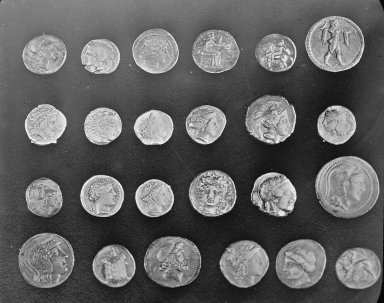
#> input picture skimage.data.coins(), 384 x 303 px
$ python semana10_texturas.py
#> lines starting #> are read from the running program, lines starting #| are printed output that depends on the picture; after the words box and inside, x2 and y2 are one past the last pixel; in counts of white or black regions, pixels touching at a corner belong together
"""
Módulo de Reconocimiento de Imágenes: Histogramas, Regiones y Texturas LBP - Semana 10
Autor: Daniel Eduardo Daza Cuello (ETITC - Ingeniería de Sistemas)
"""

from pathlib import Path
import matplotlib
# Configurar backend no interactivo para evitar errores de GUI en Windows
matplotlib.use('Agg')
import matplotlib.pyplot as plt
import numpy as np
from skimage import color, data, filters, img_as_float, io, measure
from skimage.feature import local_binary_pattern

# Configuración de directorios de trabajo
ROOT = Path(__file__).resolve().parent.parent
DATA_DIR = ROOT / "data"
ARTIFACTS_DIR = ROOT / "artifacts"
ARTIFACTS_DIR.mkdir(parents=True, exist_ok=True)

def procesar_imagen_proyecto(ruta_img1, ruta_img2):
    print("=== 1. SELECCIÓN Y CARGA DE IMÁGENES DEL PROYECTO ===")

    # Carga de la Imagen 1
    if ruta_img1.exists():
        raw1 = io.imread(ruta_img1)
        img1 = color.rgb2gray(raw1) if raw1.ndim == 3 else img_as_float(raw1)
        print(f"[INFO] Imagen 1 cargada: {ruta_img1.name} | Dimensiones: {img1.shape}")
    else:
        img1 = data.coins()
#> img1 is the input picture: shape (303, 384); min 1, max 252, mean 96.9
        print("[INFO] Usando imagen de respaldo 1 (coins).")

    # Carga de la Imagen 2
    if ruta_img2.exists():
        raw2 = io.imread(ruta_img2)
        img2 = color.rgb2gray(raw2) if raw2.ndim == 3 else img_as_float(raw2)
        print(f"[INFO] Imagen 2 cargada: {ruta_img2.name} | Dimensiones: {img2.shape}")
    else:
        img2 = data.brick()
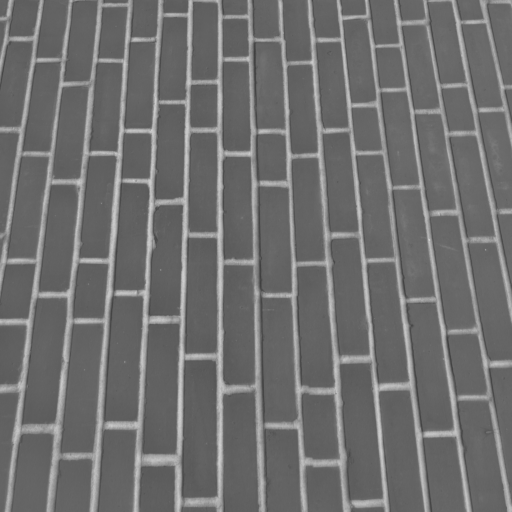
#> input picture skimage.data.brick(), 512 x 512 px
#> img2 is the input picture: shape (512, 512); min 63, max 207, mean 111.5
        print("[INFO] Usando imagen de respaldo 2 (brick).")

    print("\n=== 2. SEGMENTACIÓN MEDIANTE UMBRAL AUTOMÁTICO (Otsu) ===")
    # Asegurar rango [0, 1] o escala adecuada
    img1_norm = img1 / 255.0 if img1.max() > 1.0 else img1
    img2_norm = img2 / 255.0 if img2.max() > 1.0 else img2

    thresh1 = filters.threshold_otsu(img1_norm)
#> thresh1 = 0.417
    mask1 = img1_norm > thresh1
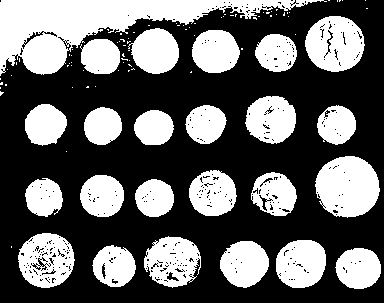
#> mask1: shape (303, 384) bool; 39.2% white; 98 white regions (74 under 20 px), largest, box (x1, y1, x2, y2) and area: (0, 0, 327, 76) 9180, (315, 156, 380, 218) 3070, (305, 16, 365, 72) 2468

    thresh2 = filters.threshold_otsu(img2_norm)
#> thresh2 = 0.513
    mask2 = img2_norm > thresh2
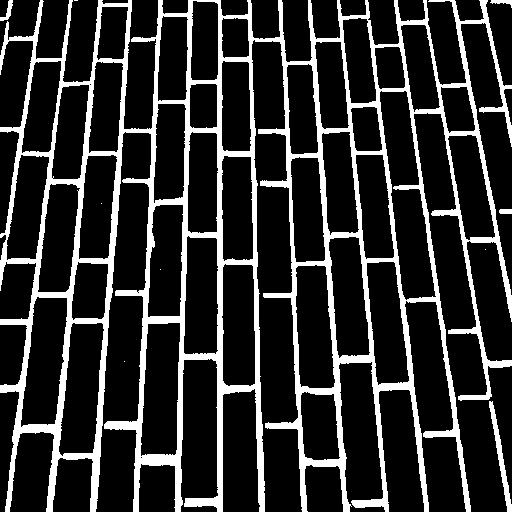
#> mask2: shape (512, 512) bool; 18.6% white; 10 white regions (5 under 20 px)

    print(f"Umbral Otsu - Imagen 1: {thresh1:.4f} | Imagen 2: {thresh2:.4f}")
#| Umbral Otsu - Imagen 1: 0.4173 | Imagen 2: 0.5129

    print("\n=== 3. ETIQUETADO Y MEDICIÓN DE REGIONES (Conectadas) ===")
    labels1 = measure.label(mask1)
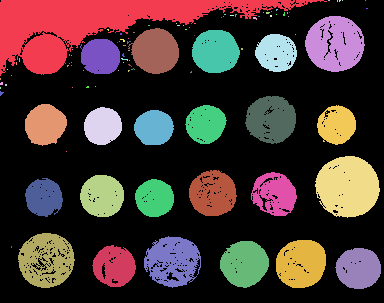
#> labels1: shape (303, 384) int32; 99 distinct labels, from 0 to 98; one colour per label, 0 black
    # Filtrar regiones con área mayor a 50 píxeles para eliminar ruido
    regions1 = [r for r in measure.regionprops(labels1) if r.area > 50]
#> regions1 = 24 regions; largest, box (x1, y1, x2, y2) and area: (0, 0, 327, 76) 9180, (315, 156, 380, 218) 3070, (305, 16, 365, 72) 2468, (18, 233, 75, 288) 2137, (144, 236, 201, 288) 1993
    areas1 = np.array([r.area for r in regions1], dtype=float)
#> areas1 = 24 values, max 9180 at index 0, min 1105 at index 11, mean 1892.5

    area_mean1 = float(areas1.mean()) if len(areas1) else 0.0
#> area_mean1 = 1892.5
    area_std1 = float(areas1.std()) if len(areas1) else 0.0
#> area_std1 = 1592.4

    print(f"Regiones válidas (>50px) en Img 1: {len(regions1)} | Área Media: {area_mean1:.2f} | Desviación: {area_std1:.2f}")
#| Regiones válidas (>50px) en Img 1: 24 | Área Media: 1892.54 | Desviación: 1592.37

    print("\n=== 4. EXTRACCIÓN DE HISTOGRAMAS Y TEXTURAS LBP ===")
    # Histograma de intensidad global (32 bins, normalizado)
    hist_int1, _ = np.histogram(img1_norm.ravel(), bins=32, range=(0, 1), density=True)
#> hist_int1 = 32 values, max 2.57 at index 4, min 0.00165 at index 31, mean 1

    # Análisis de texturas con Local Binary Pattern (LBP)
    radius = 2
    points = 8 * radius
    lbp1 = local_binary_pattern(img1_norm, points, radius, method="uniform")
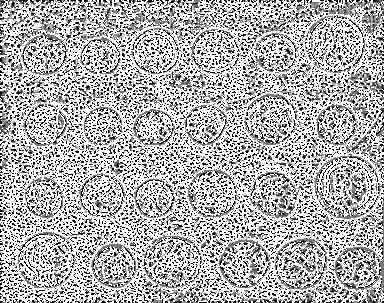
#> lbp1: shape (303, 384) float64; min 0, max 17, mean 11.73; drawn with min black and max white
    hist_lbp1, _ = np.histogram(lbp1.ravel(), bins=np.arange(0, points + 3), density=True)
#> hist_lbp1 = 18 values, max 0.405 at index 17, min 0.0177 at index 5, mean 0.0556

    # Histograma para Imagen 2 (para contraste y comparación)
    hist_int2, _ = np.histogram(img2_norm.ravel(), bins=32, range=(0, 1), density=True)
#> hist_int2 = 32 values, max 16.8 at index 12, min 0 at index 0, mean 1
    lbp2 = local_binary_pattern(img2_norm, points, radius, method="uniform")
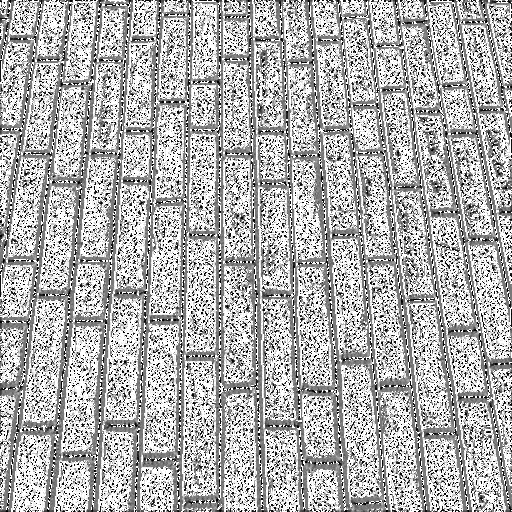
#> lbp2: shape (512, 512) float64; min 0, max 17, mean 11.68; drawn with min black and max white
    hist_lbp2, _ = np.histogram(lbp2.ravel(), bins=np.arange(0, points + 3), density=True)
#> hist_lbp2 = 18 values, max 0.325 at index 17, min 0.0102 at index 4, mean 0.0556

    print(f"Dimensión descriptor LBP: {len(hist_lbp1)}")
#| Dimensión descriptor LBP: 18

    print("\n=== 5. CONSOLIDACIÓN DEL VECTOR DE CARACTERÍSTICAS (.npy) ===")
    # Combinar métricas de regiones, histograma de intensidad y texturas LBP
    feature_vector = np.concatenate([
        [area_mean1, area_std1, len(regions1)],
        hist_int1,
        hist_lbp1
    ])
#> feature_vector = 53 values, max 1892.5 at index 0, min 0.00165 at index 34, mean 66.83

    npy_path = ARTIFACTS_DIR / "semana10_features.npy"
    np.save(npy_path, feature_vector)
    print(f"Vector de características guardado exitosamente en: {npy_path} (Dimensión total: {len(feature_vector)})")
#| Vector de características guardado exitosamente en: artifacts/semana10_features.npy (Dimensión total: 53)

    print("\n=== 6. GENERACIÓN DE EVIDENCIA VISUAL (Histogramas) ===")
    fig, axes = plt.subplots(1, 2, figsize=(14, 5))

    axes[0].plot(hist_int1, color='blue', label='Img 1 (Intensidad)')
    axes[0].plot(hist_int2, color='orange', label='Img 2 (Intensidad)')
    axes[0].set_title("Comparativa de Histogramas de Intensidad")
    axes[0].set_xlabel("Bins")
    axes[0].set_ylabel("Densidad normalizada")
    axes[0].legend()
    axes[0].grid(True, alpha=0.3)

    axes[1].plot(hist_lbp1, color='green', label='Img 1 (LBP Textura)')
    axes[1].plot(hist_lbp2, color='purple', label='Img 2 (LBP Textura)')
    axes[1].set_title("Comparativa de Histogramas LBP (Texturas)")
    axes[1].set_xlabel("Patrones LBP Uniformes")
    axes[1].set_ylabel("Densidad normalizada")
    axes[1].legend()
    axes[1].grid(True, alpha=0.3)

    fig.tight_layout()
    img_output_path = ARTIFACTS_DIR / "semana10_histograma.png"
    fig.savefig(img_output_path, dpi=160)
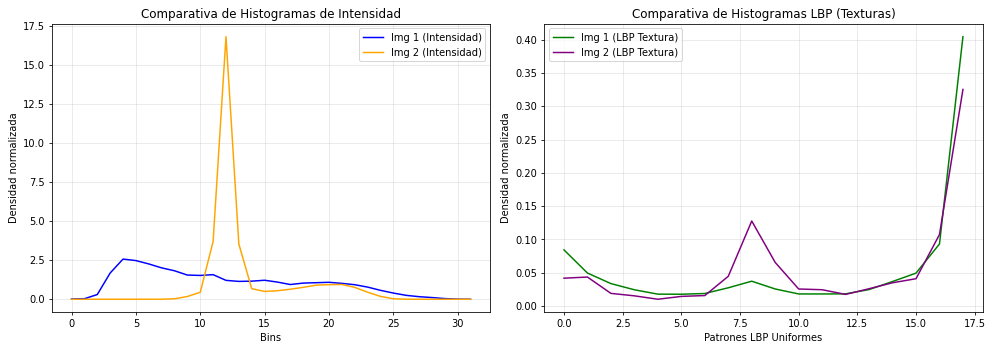
#> figure drawn by matplotlib, 2 panels; panel 1: curve peaks at x = 4, y = 2.57; panel 1: curve peaks at x = 12, y = 16.8; panel 2: curve peaks at x = 17, y = 0.405; panel 2: curve peaks at x = 17, y = 0.325
    print(f"Gráfica de histogramas guardada en: {img_output_path}")
    plt.close(fig)

if __name__ == "__main__":
    img_p1 = DATA_DIR / "imagen_proyecto_1.png"
    img_p2 = DATA_DIR / "imagen_proyecto_2.png"
    procesar_imagen_proyecto(img_p1, img_p2)
